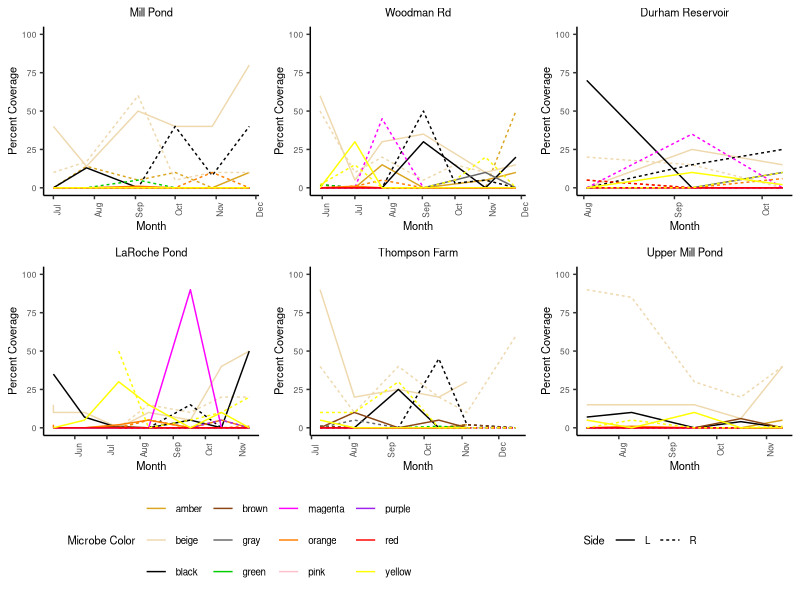
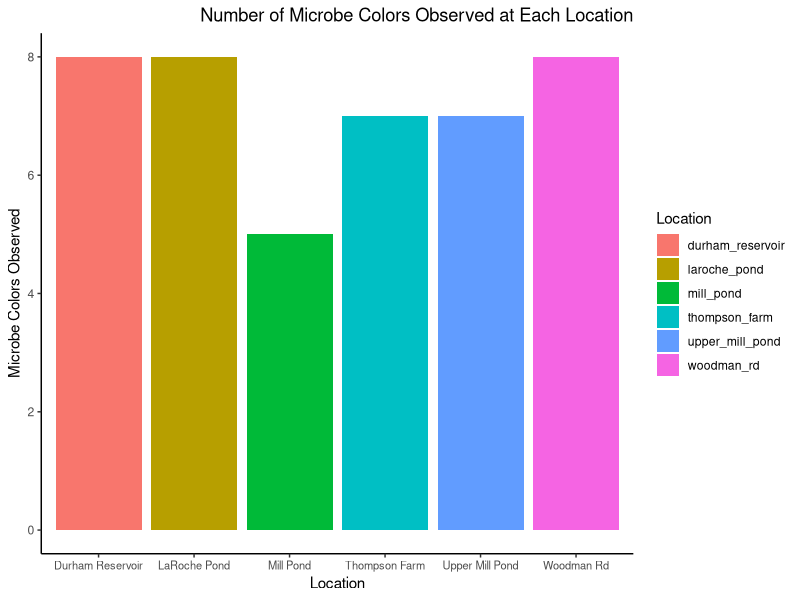
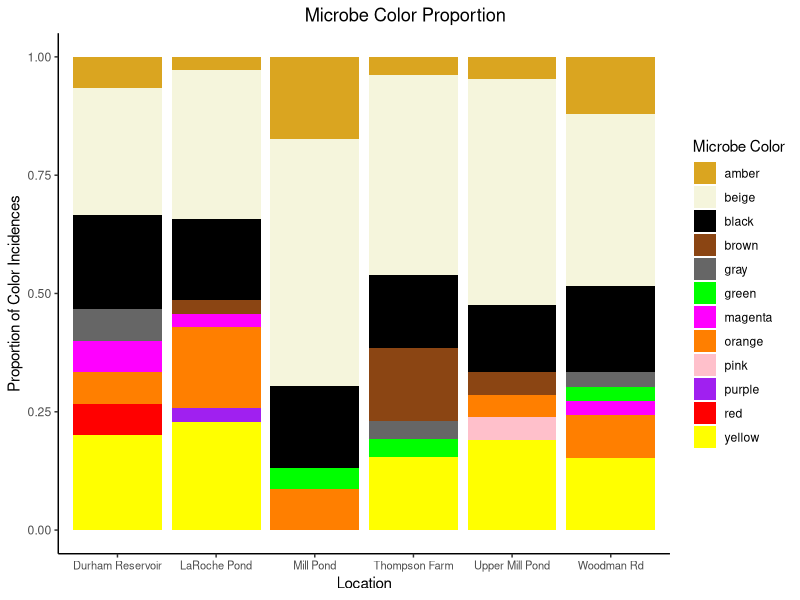
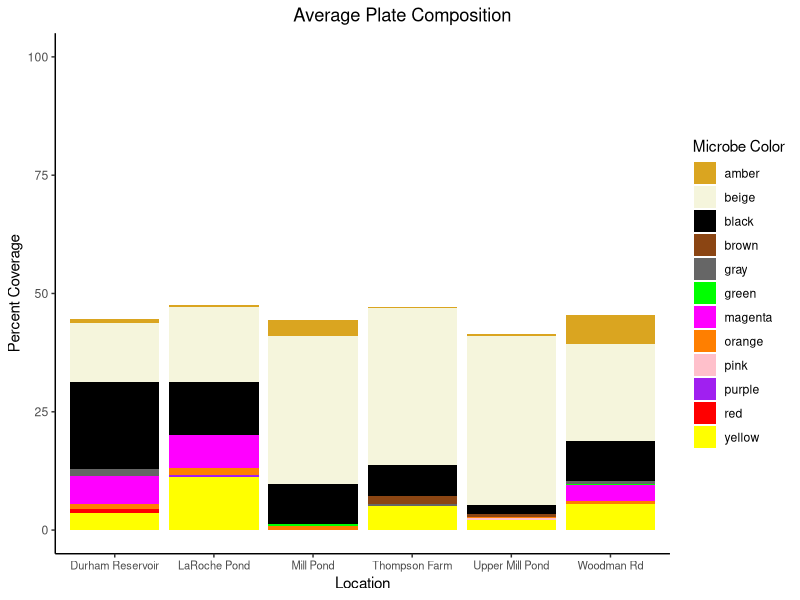

Generate these figures, in order, with R:
## ---- chunk 1
knitr::opts_chunk$set(echo = TRUE)
library(ggplot2)
library(tidyverse)
library(lubridate)
library(cowplot)
Plate_Count <- read_csv("finalplatecount.csv")

#fixing errors in data frame

Plate_Count$Date[79] = "7/12/22"

Plate_Count <- Plate_Count %>% 
  mutate_all( ~ifelse(. == "Green", "green", .))

Plate_Count<- Plate_Count %>% 
  mutate_all(~ifelse(. == "light red", "light_red", .))

#renaming color values since I named them poorly when recording data
#also shortening them to fit in figures better

Plate_Count<- Plate_Count %>% 
  mutate_all(~ifelse(. == "light_yellow", "beige", .))

Plate_Count<- Plate_Count %>% 
  mutate_all(~ifelse(. == "pink", "magenta", .))

Plate_Count<- Plate_Count %>% 
  mutate_all(~ifelse(. == "light_red", "pink", .))

Plate_Count<- Plate_Count %>% 
  mutate_all(~ifelse(. == "dark_yellow", "amber", .))

## ---- chunk 2

#generating a new dataframe
make_plot_df <- Plate_Count %>% 
  drop_na(Side) %>% 
  filter(Side != "na") %>% #
  mutate(real_dates = mdy(Date))

#start of matrix: created to show represent every single color at every single sampling date (even when there is 0% coverage, this is represented in the matrix)

#making a list of color names by grabbing unique values in columns 5, 7, 9, and 11
colornames <- unique(unlist(make_plot_df[,c(5,7,9,11)])) 

#creating empty vector that will have columns equal to the length of color names and rows equal to the number of rows in make_plot_df
num_col_abund <- matrix(nrow=nrow(make_plot_df),ncol=length(colornames))

#For loop going through the list of colors: For each color, check the "microbe 1" column (row by row). If the color that is being indexed is present in the row, go to the next column to report the percent coverage. If it is not present in that row, report a zero. Repeats for all "microbe color" columns (5, 7, 9, and 11).
for(i in 1:length(colornames)) {
  
  num_col_abund[,i] <- as.numeric(unlist(sapply(1:nrow(make_plot_df), function(z)
    ifelse(any(make_plot_df[z,c(5,7,9,11)]==colornames[i]),
           make_plot_df[z,c(6,8,10,12)[which(make_plot_df[z,c(5,7,9,11)]==colornames[i])]],
           0))))
}

#setting the column names in the matrix to be the color names
colnames(num_col_abund) <- colornames

#adjusting the matrix to remove columns that include na values
num_col_abund2 <- num_col_abund[,-which(colornames=="na")]
## ---- chunk 3

#11/13: still need to fix dates... decide how we want the dates to appear (same x axis or specific x axis to each location)

#this chunk takes the matrix (num_col_abund2) and puts it into a function to generate line graphs for all the locations and sites at once

#converts matrix (num_col_abund_2) into a new df for plotting
all_colors_df <- data.frame(num_col_abund2) %>% 
  mutate("Location" = make_plot_df$Location,
         "Date" = make_plot_df$real_dates,
         "Side" = make_plot_df$Side) %>% 
  pivot_longer(cols = c(1:12)) 

#changing the data types for plotting purposes
all_colors_df$Location <- as.factor(all_colors_df$Location)
all_colors_df$Date <- as.Date(all_colors_df$Date, format = "%Y-%m-%d")

#open plot_all function: if else statement used to make overall legend in final figure
plot_all <- function(location = NULL) { 
    if (!is.null(location)) { 
      all_colors_plot <- all_colors_df %>% 
        filter(Location == location)
    }
    else {
      all_colors_plot <- all_colors_df
    }
  
   #new data frame made from the matrix that includes all colors necessary for analysis
    all_colors_plot %>% 
    ggplot(aes(x=Date, 
               y=value, 
               color=name, 
               linetype = Side)) +
    geom_line(size=.5) +
    labs(color = "Microbe Color",
         x = "Month",
         y = "Percent Coverage") +
    scale_color_manual(values = c("amber" = "goldenrod", 
                                  "black" = "black", 
                                  "yellow" = "yellow", 
                                  "orange" = "darkorange1",
                                  "beige" = "wheat2", 
                                  "magenta" = "magenta",
                                  "gray" = "gray40",
                                  "green" = "green3",
                                  "brown" = "saddlebrown",
                                  "pink" = "pink",
                                  "red" = "red",
                                  "purple" = "purple")) +
      scale_y_continuous(limits = c(0, 100), 
                         breaks = seq(0, 100, by = 25)) +
    scale_x_date(#limits = c(min(all_colors_df$Date), max(all_colors_df$Date)),
                date_labels = "%b",
                date_breaks = "1 month",
                date_minor_breaks = "1 week") +
    #expand_limits(x = c(as.Date("2022-05-01"), as.Date("2022-12-31"))) +
    theme_classic() +
      theme(axis.text.x = element_text(angle = 90, 
                                       size = 6),
            axis.text.y = element_text(size = 6),
            plot.title = element_text(size = 8, 
                                      hjust = 0.5),
            axis.title = element_text(size = 8),
            legend.title = element_text(size=8))

}
#close plot_all

#open no_function: function for taking away individual legends
no_legend <- function(p) { 
  return(p + theme(legend.position = "none"))
} #close no_legend


#generating individual plots before combining in grid
plotA <- plot_all("mill_pond") + labs(title = "Mill Pond") 
plotB <- plot_all("woodman_rd") + labs(title = "Woodman Rd")
plotC <- plot_all("durham_reservoir") + labs(title = "Durham Reservoir")
plotD <- plot_all("laroche_pond") + labs(title = "LaRoche Pond")
plotE <- plot_all("thompson_farm") + labs(title = "Thompson Farm")
plotF <- plot_all("upper_mill_pond") + labs(title = "Upper Mill Pond")

#generating "color inclusive" legend for "Side"
plot_legend_side <- get_legend(
  plot_all() +
    theme(legend.direction = "horizontal",
          legend.text = element_text(size = 7)) +
    guides(linetype = F))

#generating "color inclusive" legend for "color"
plot_legend_color <- get_legend(
  plot_all() +
    theme(legend.direction = "horizontal",
          legend.text = element_text(size = 7)) +
    guides(color = F))

#removing individual legends ("no_legend" custom function) and putting all the plots into a grid ("plot_grid" from cowplot) without a legend
grid_no_legend <- plot_grid(no_legend(plotA) , no_legend(plotB), no_legend(plotC), no_legend(plotD), no_legend(plotE), no_legend(plotF), ncol = 3)

#legend object that combines side and color data with size
grid_plot_legends <- plot_grid(plot_legend_side, plot_legend_color, rel_widths = c(0.60, 0.40))

#adding the overall legend to the grid using "make_grid_plot" (plots put into grid), and "plot_legend" (legend accounting for all locations)
line_grid_plot <- plot_grid(grid_no_legend, grid_plot_legends, ncol = 1, rel_heights = c(1, 0.25))

#displaying plot
line_grid_plot
## ---- chunk 4

#creating a DF that includes the total microbe colors counted in each location
total_loc_microbe_count <- all_colors_df %>% 
  filter(value >0) %>% 
  group_by(Location, name) %>% 
  summarise(value = n_distinct(Location))

#summing the total microbe colors counted in each location 
location_microbe <- total_loc_microbe_count %>% 
  group_by(Location) %>% 
  summarise(total_colors = sum(value))

#piping total microbe colors into bar graph
location_microbe %>% 
  ggplot(aes(x = Location, 
             y = total_colors, 
             fill = Location)) +
  geom_bar(stat = "identity") +
  labs(x = "Location", 
       y = "Microbe Colors Observed", 
       title = "Number of Microbe Colors Observed at Each Location") +
  scale_x_discrete(labels = c("durham_reservoir" = "Durham Reservoir", 
                              "laroche_pond" = "LaRoche Pond", 
                              "mill_pond" = "Mill Pond",
                              "thompson_farm" = "Thompson Farm",
                              "upper_mill_pond" = "Upper Mill Pond",
                              "woodman_rd" = "Woodman Rd")) +
  theme_classic() +
  theme(axis.text.x = element_text(size = 8),
        plot.title = element_text(hjust = 1))
## ---- chunk 5

#maybe can use as a figure to show the variance in sample sizes
library(knitr)
library(kableExtra)
sample_numbers <- make_plot_df %>% 
  group_by(Location) %>% 
  summarise(Samples = n())

sample_table <- kable(sample_numbers, format = "html", caption = "Number of Samples")

print(sample_table)
## ---- chunk 6

#df with no zeroes
all_colors_df_2 <- all_colors_df %>% 
  filter(value != 0)

#creating stacked bar graph showing the proportion (prop_fig) of microbe color incidences for each location 
prop_fig <- all_colors_df_2 %>% 
  ggplot(aes(x = Location, fill = name)) +
  geom_bar(position = "fill") +
  scale_fill_manual(values = c(
    amber = "goldenrod",
    beige = "beige",
    black = "black",
    orange = "darkorange1",
    magenta = "magenta",
    yellow = "yellow", 
    gray = "gray40",
    green = "green",
    brown = "saddlebrown",
    pink = "pink",
    red = "red",
    purple = "purple")) +
  labs(
    title = "Microbe Color Proportion", 
    y = "Proportion of Color Incidences", 
    x = "Location",
    fill = "Microbe Color") +
  scale_x_discrete(labels = c("durham_reservoir" = "Durham Reservoir", 
                                "laroche_pond" = "LaRoche Pond", 
                                "mill_pond" = "Mill Pond",
                               "thompson_farm" = "Thompson Farm",
                               "upper_mill_pond" = "Upper Mill Pond",
                               "woodman_rd" = "Woodman Rd")) +
  theme_classic() +
   theme(legend.position = "right",
         plot.title = element_text(hjust = 0.6)) +
  theme(axis.text.x = element_text(size = 8))

#displaying proportion stacked bar graph
prop_fig

#creating a new DF that includes the average percentage of each microbe color for each sampling date
avg_percent_colors_2 <- data.frame(num_col_abund2) %>% 
mutate("Location" = make_plot_df$Location,
       "Date" = make_plot_df$real_dates,
       "Side" = make_plot_df$Side) %>% 
group_by(Location) %>% 
summarise(amber = mean(amber), 
          beige = mean(beige),
          black = mean(black),
          orange = mean(orange),
          magenta = mean(magenta),
          yellow = mean(yellow),
          gray = mean(gray),
          green = mean(green),
          brown = mean(brown),
          pink = mean(pink),
          red = mean(red),
          purple = mean(purple)) %>% 
  pivot_longer(cols = c(2:13))

#creating a stacked bar graph showing the average microbe plate composition for each location: if you were to squish all plates from one location into one, this is the "average" plate you would see
avg_plate_fig <- avg_percent_colors_2 %>% 
  ggplot(aes(x = Location, y = value, fill = name)) +
    geom_bar(stat = "identity", position = "stack") +
    scale_x_discrete(labels = c("durham_reservoir" = "Durham Reservoir", 
                                "laroche_pond" = "LaRoche Pond", 
                                "mill_pond" = "Mill Pond",
                               "thompson_farm" = "Thompson Farm",
                               "upper_mill_pond" = "Upper Mill Pond",
                               "woodman_rd" = "Woodman Rd")) +
    labs(title = "Average Plate Composition", 
         y = "Percent Coverage", 
         x = "Location",
         fill = "Microbe Color") +
    scale_fill_manual(values = c(amber = "goldenrod",
                                beige = "beige",
                                black = "black",
                                orange = "darkorange1",
                                magenta = "magenta",
                                yellow = "yellow",
                                gray = "gray40",
                                green = "green",
                                brown = "saddlebrown",
                                pink = "pink",
                                red = "red",
                                purple = "purple")) +
  theme_classic() +
  theme(legend.position = "right",
         plot.title = element_text(hjust = 0.6)) +      
  scale_y_continuous(limits = c(0, 100),
                   breaks = seq(0, 100, by = 25)) +
  theme(axis.text.x = element_text(size = 8))

#displaying average plate figure
avg_plate_fig

## ---- chunk 7
#seasonality - need a DF that breaks dates into seasons (should have spring, summer, fall and winter, but spring/winter will only have one month each (May and December)).

#alyssa checking to see if this works
